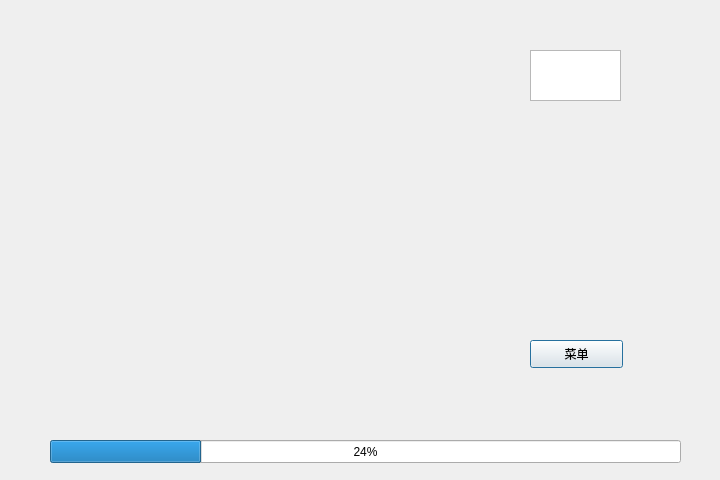
<?xml version="1.0" encoding="UTF-8"?>
<ui version="4.0">
 <class>CGameDlg</class>
 <widget class="QDialog" name="CGameDlg">
  <property name="geometry">
   <rect>
    <x>0</x>
    <y>0</y>
    <width>720</width>
    <height>480</height>
   </rect>
  </property>
  <property name="windowTitle">
   <string>Dialog</string>
  </property>
  <widget class="QLabel" name="background">
   <property name="geometry">
    <rect>
     <x>0</x>
     <y>0</y>
     <width>720</width>
     <height>480</height>
    </rect>
   </property>
   <property name="text">
    <string/>
   </property>
  </widget>
  <widget class="QLabel" name="gamepanel">
   <property name="geometry">
    <rect>
     <x>40</x>
     <y>20</y>
     <width>400</width>
     <height>400</height>
    </rect>
   </property>
   <property name="styleSheet">
    <string notr="true">image: url(:/new/prefix1/image/gamepanel.png);</string>
   </property>
   <property name="text">
    <string/>
   </property>
  </widget>
  <widget class="QProgressBar" name="progressBar">
   <property name="geometry">
    <rect>
     <x>50</x>
     <y>440</y>
     <width>631</width>
     <height>23</height>
    </rect>
   </property>
   <property name="value">
    <number>24</number>
   </property>
  </widget>
  <widget class="QPushButton" name="pushButton">
   <property name="geometry">
    <rect>
     <x>530</x>
     <y>340</y>
     <width>93</width>
     <height>28</height>
    </rect>
   </property>
   <property name="text">
    <string>菜单</string>
   </property>
  </widget>
  <widget class="QTextBrowser" name="scoreshow">
   <property name="geometry">
    <rect>
     <x>530</x>
     <y>50</y>
     <width>91</width>
     <height>51</height>
    </rect>
   </property>
   <property name="font">
    <font>
     <family>Adobe Devanagari</family>
     <pointsize>16</pointsize>
    </font>
   </property>
  </widget>
 </widget>
 <resources/>
 <connections/>
</ui>
